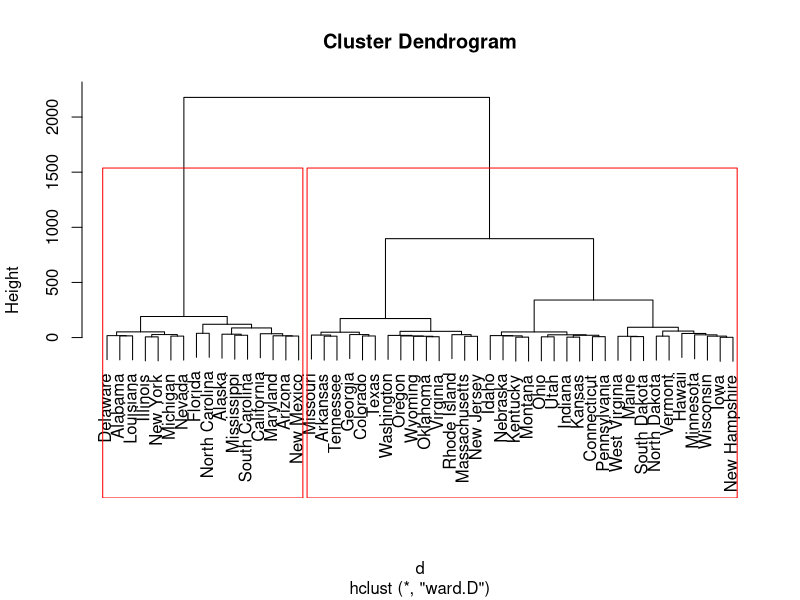

This figure's R source:
## ---- chunk 1
require(magrittr)
data(USArrests)  # arrests in 50 US states per lakh popn
USArrests %>% head()   # view a few rows
## ---- chunk 2
# write a simple stdzn func
standardize = function(mat){
	meanvec = apply(mat, 2, mean)
	 meanmat = matrix(rep(as.numeric(meanvec), nrow(mat)), nrow(mat), byrow=TRUE)
	sdvec = apply(mat, 2, sd)
	 sdmat = matrix(rep(as.numeric(sdvec), nrow(mat)), nrow(mat), byrow=TRUE)
	out = (mat - meanmat)/sdmat
	return(out) 	}

standardize(USArrests) %>% head()  # view the standardized rows.

## ---- chunk 3
require(dplyr)
mydata = USArrests
# running k-means with a 2 cluster solution
fit <- kmeans(mydata, 2) # 2 cluster solution

mydata %>% data.frame(fit$cluster) %>% 
	group_by(fit.cluster) %>% summarise_each(funs(mean))

## ---- chunk 4
mydata = USArrests
fit <- kmeans(mydata, 5) # 5 cluster solution

mydata %>% data.frame(fit$cluster) %>% 
	group_by(fit.cluster) %>% summarise_each(funs(mean))

## ---- chunk 5
mydata = USArrests
# Ward Hierarchical Clustering
d <- dist(mydata, method = "euclidean") # distance matrix
## ---- chunk 6
fit <- hclust(d, method = "ward.D") 
plot(fit) # display dendogram
groups <- cutree(fit, k = 2) # cut tree into 2 clusters

# draw dendogram with red borders around the 5 clusters 
rect.hclust(fit, k = 2, border ="red")
